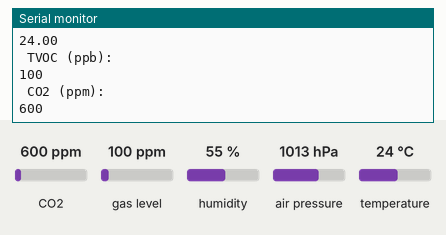
Simulated run of this sketch. Board: Arduino Uno, built with avr-gcc and run on an emulated ATmega328P. Shown: the last lines printed to the serial monitor. The inputs (shaded band) are chosen by the test bench; at power-on: CO2 600 ppm, gas level 100 ppm, humidity 55 %, air pressure 1013 hPa, temperature 24 °C.

Above: at 1.2 s.
1.3 s: CO2 set to 452 ppm
At 2.2 s:
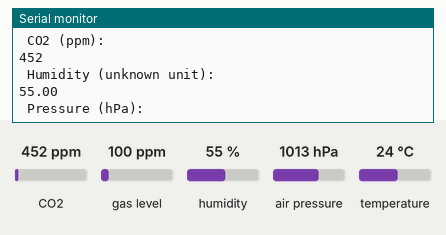
2.8 s: gas level set to 20 ppm
At 3.6 s:
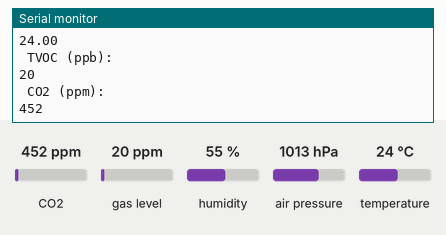
4.3 s: humidity set to 22 %
5.8 s: air pressure set to 952 hPa
7.3 s: temperature set to 12 °C
Timing chart, 0 to 8.2 s (numbered marks = the images above; inputs shaded):
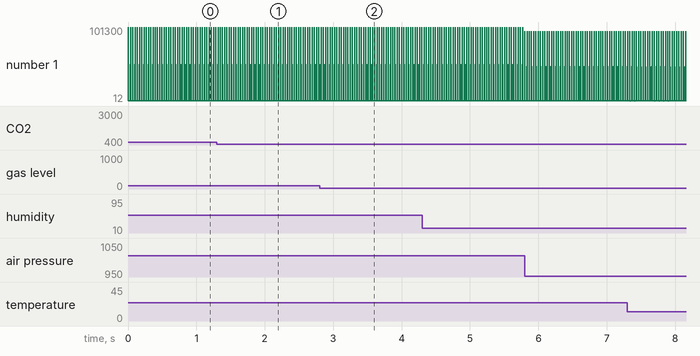

Measured:
- after the input at 1.3 s, the serial monitor: prints a new line at once (image 1)
- after the input at 2.8 s, the serial monitor: prints a new line at once (image 2)
- plotted number 1: 600 → 452 after the input at 1.3 s, 24 → 22 after the input at 4.3 s

The sketch:

CCS811_BME280.ino
```cpp
/*
CCS811 and BME280 sensor tests for measuring current draw.
Part of the UKSA CanSat project
Matthew WL Chalk 2023
*/

#include "SparkFunBME280.h"
#include "SparkFunCCS811.h"
#include <Wire.h>

#define CCS811_ADDR 0x5B //Default I2C Address
//#define CCS811_ADDR 0x5A //Alternate I2C Address

CCS811 ccs(CCS811_ADDR);
BME280 bme;

long delayMS = 25;

void setup() {
  Serial.begin(115200);
  Wire.begin();

  if (!ccs.begin())
  {
    Serial.println("CCS811 init failed");
  }

  if (!bme.beginI2C())
  {
    Serial.println("CCS811 init failed");
  }

}

void loop() {

  //BME280
  Serial.println(" Humidity (unknown unit): ");
  Serial.println(bme.readFloatHumidity());

  Serial.println(" Pressure (hPa): ");
  Serial.println(bme.readFloatPressure());

  Serial.println(" Temp (C): ");
  Serial.println(bme.readTempC());

  //CCS811
  ccs.readAlgorithmResults();

  Serial.println(" TVOC (ppb): ");
  Serial.println(ccs.getTVOC());

  Serial.println(" CO2 (ppm): ");
  Serial.println(ccs.getCO2());

  delay(delayMS);

}
```
